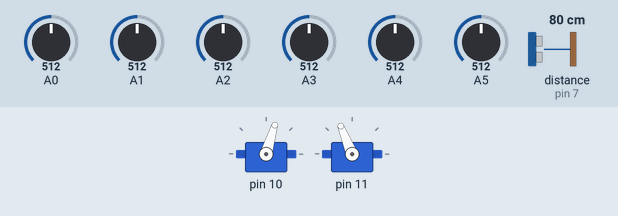
Bench run of a sketch on a simulated Arduino Uno, built with avr-gcc and run on an emulated ATmega328P. Parts: 2 × servo. Wiring (inferred from the names in the program): ultrasonic range finder: trigger pin 8; echo pin 7. Inputs (shaded band) come from the test bench; at power-on: distance to the obstacle (sensor on pin 7) 80 cm, A0 = 512, A1 = 512, A2 = 512, A3 = 512, A4 = 512, A5 = 512.

Above: at 2.2 s.
2.3 s: distance to the obstacle (sensor on pin 7) set to 19 cm
3.8 s: distance to the obstacle (sensor on pin 7) set to 15 cm
At 4.9 s:
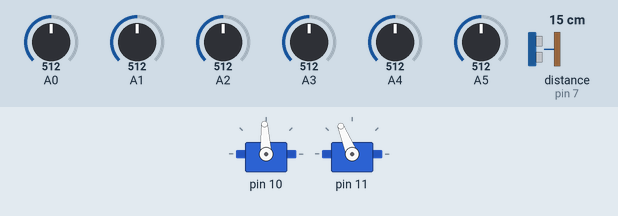
6.8 s: distance to the obstacle (sensor on pin 7) set to 18 cm
At 9.5 s:
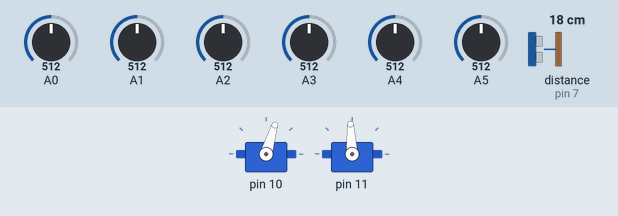
9.8 s: distance to the obstacle (sensor on pin 7) set to 9 cm
At 11.2 s:
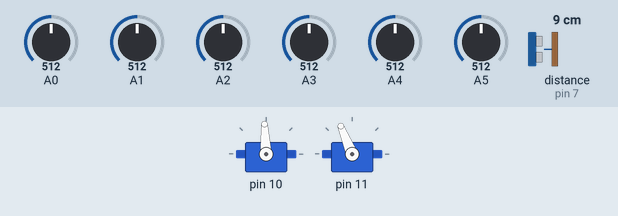
12.8 s: distance to the obstacle (sensor on pin 7) set to 35 cm
At 15.0 s:
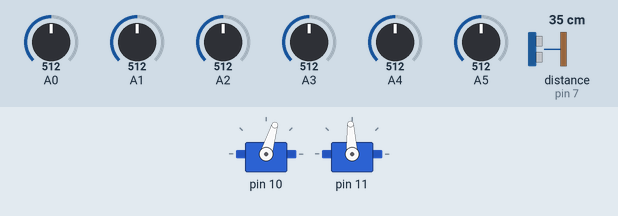
Timing chart, 0 to 16.8 s (numbered marks = the images above; inputs shaded):
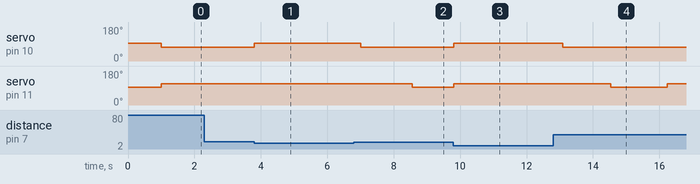

Measured:
- the behaviour switches between 17 and 16 cm on distance to the obstacle (sensor on pin 7) (found by bisection; images 0 and 1)
- after the input at 2.3 s, every drawn part: stays the same
- after the input at 3.8 s, servo on pin 10: 73° → 93° at once
- after the input at 6.8 s, servo on pin 10: 93° → 73° after 0.21 s; servo on pin 11: 112° → 93° after 1.8 s
- after the input at 9.8 s, servo on pin 10: 73° → 93° at once
- after the input at 12.8 s, servo on pin 10: 93° → 73° after 0.28 s; servo on pin 11: 112° → 93° after 1.7 s, → 112° 1.7 s later

The sketch:

DES_Project.ino
```cpp
//------------------------------------------------------------------------------
// DES PROJECT:	Contains the logic of the system, the initialization and the
// 				task periodically executed
//------------------------------------------------------------------------------

#include "car.h"
#include "infrared.h"
#include "sensorUltrasonic.h"
#include "timer.h"

//------------------------------------------------------------------------------
// GLOBAL CONSTANTS
//------------------------------------------------------------------------------

#define L					6	// Half width of the car
#define l					3	// Half width of the obstacle
#define d					6	// Distance between wheels and infrareds
#define SAFETY_ANGLE		20	// Angle useful to avoid the obstacle
#define DEFUALT_LED_PIN		13	// Predefined board's led pin

// Steps to follow in order to avoid an obstacle
enum avoiding_steps {TURN_TO_AVOID, GO_ON_TO_AVOID, TURN_TO_LINE, GO_ON_TO_LINE};

//------------------------------------------------------------------------------
// GLOBAL VARIABLES
//------------------------------------------------------------------------------

// Instance of the class that manages the motors
Car  myCar = Car();

// Instance of the class that manages the timer
Timer timer = Timer();

// Instance of the class that manages the infrared sensors
Infrared infrared = Infrared();

// Instance of the class that manages the ultrasonic sensor
SensorUltrasonic ultrasonic = SensorUltrasonic();

// Delays useful to avoid the obstacles
int T1, T2;

// Saves the direction of the travel
dir directionToAvoidObstacle, firstDirection;

// Bool useful to say if we have to consider the line when we are centered on it
boolean lookCenter;

// Boolean useful to say if an obstacle was detected or not
boolean obstacleDetected;

// Current system modality
system_mode mode;

// Current step to avoid the obstacle
avoiding_steps avoidingStep;

//------------------------------------------------------------------------------
// FUNCTIONS
//------------------------------------------------------------------------------

//------------------------------------------------------------------------------
// SET AVOIDING PARAM: 	Set all the parameters useful to manage the obstacle
//						avoidance
//------------------------------------------------------------------------------

void setAvoidingParam(){
	int D = ultrasonic.distanceFromObstacle() - 1;
	double beta = PI/2 - atan2(D,L+l) + SAFETY_ANGLE * DEG_TO_RAD;
	T1 = (int) (beta / myCar.getAngularVelocity() * 1000);
	double safety_distance = (d + D + 2*l - 2*L*sin(beta))/cos(beta);
	T2 = (int) (safety_distance / myCar.getVelocity() * 1000);
}

//------------------------------------------------------------------------------
// TO OBSTACLE AVOIDING: 	Perform all the operations useful to start avoiding
//							the obstacle (first operation is turning into the
//							center of the circuit)
//------------------------------------------------------------------------------

void toObstacleAvoiding(){
	digitalWrite(DEFUALT_LED_PIN, HIGH);
	mode = OBSTACLE_AVOIDING;
	directionToAvoidObstacle = firstDirection;
	firstDirection = NO_LINE;
	setAvoidingParam();

	// According to the direction of travel we go into the center of the circuit
	if (directionToAvoidObstacle == LEFT)
		myCar.turnLeft();
	else
		myCar.turnRight();

	// Starts to turn for a time equal to T1
	timer.start(T1);

	avoidingStep = TURN_TO_AVOID;
}

//------------------------------------------------------------------------------
// TURN AVOID: 	Checks if the car has turned enough and starts to go straight
//				searching the line
//------------------------------------------------------------------------------

void turnToAvoid(){
	//--------------------------------------------------------------------------
	// Checks if the time T1 was reached in order to go to the next step,
	// otherwise we have to check if there is the line
	//--------------------------------------------------------------------------
	if (timer.isTimeoutReached()){
		avoidingStep = GO_ON_TO_AVOID;

		myCar.goStraight();

		// Starts to go straight for a time equal to T2
		timer.start(T2);
	}
}

//------------------------------------------------------------------------------
// GO IN TO AVOID: 	Checks if the car has gone on enough and starts to come back
//					on the black line searching the line and keeeping attention
//					to other obstacles
//------------------------------------------------------------------------------

void goOnToAvoid(){
	//--------------------------------------------------------------------------
	// Checks if the time T2 was reached in order to go to the next step,
	// otherwise we have to check if there is the line or a new obstacle
	//--------------------------------------------------------------------------
	if (timer.isTimeoutReached()){
		avoidingStep = TURN_TO_LINE;

		if(directionToAvoidObstacle == LEFT)
			myCar.turnRight();
		else
			myCar.turnLeft();

		// Starts to go back to the line for a time equal to 2*T1
		timer.start(2 * T1);
	}
	else{
		if (obstacleDetected)
			toObstacleAvoiding();
		else
			searchLine();
	}
}

//------------------------------------------------------------------------------
// TURN AVOID: 	Checks if the car has turned enough and starts to go straight
//				searching the line and keeping attention to other obstacles
//------------------------------------------------------------------------------

void turnToLine(){
	//--------------------------------------------------------------------------
	// Checks if the time 2*T1 was reached in order to go to the next step,
	// otherwise we have to check if there is the line or a new obstacle
	//--------------------------------------------------------------------------
	if (timer.isTimeoutReached()){
		avoidingStep = GO_ON_TO_LINE;
		myCar.goStraight();
	}
	else{
		if (obstacleDetected)
			toObstacleAvoiding();
		else
			searchLine();
	}
}

//------------------------------------------------------------------------------
// AVOID OBSTACLE: Performs all the steps useful to avoid the obstacle
//------------------------------------------------------------------------------

void avoidObstalce(){
	switch(avoidingStep){
		case TURN_TO_AVOID:
			turnToAvoid();
			break;

		case GO_ON_TO_AVOID:
			goOnToAvoid();
			break;

		case TURN_TO_LINE:
			turnToLine();
			break;

		case GO_ON_TO_LINE:
			mode = LINE_SEARCHING;
			break;

		default:
			break;
	}
}

//------------------------------------------------------------------------------
// SEARCH LINE: Checks if the line was found or not and changes car's behaviour
//				in order to start to follow the line once found it
//------------------------------------------------------------------------------

void searchLine(){
	// Get data from infrared sensors
	dir newDirection = infrared.turningDirection(mode);

	// According to the read data we change car's behaviour
	switch(newDirection){
		case LEFT:
			if (firstDirection == NO_LINE)
				firstDirection = RIGHT;
			break;

		case RIGHT:
			if (firstDirection == NO_LINE)
				firstDirection = LEFT;
			break;

		case CENTER:
			mode = LINE_FOLLOWING;
			if (firstDirection == RIGHT)
				myCar.turnRight();
			else if (firstDirection == LEFT)
				myCar.turnLeft();
			digitalWrite(DEFUALT_LED_PIN, LOW);
			break;

		case FULL_LINE:
			switch(firstDirection){
				case LEFT:
					myCar.turnLeft();
					break;

				case RIGHT:
					myCar.turnRight();
					break;

				default:
					myCar.turnRight();
					firstDirection = RIGHT;
					break;
			}
			lookCenter = false;
			break;

		default:
			break;
	}
}

//------------------------------------------------------------------------------
// FOLLOW LINE: According to the position of the line, changes car's behaviour
//------------------------------------------------------------------------------

void followLine(){
	// Get data from infrared sensors
	dir newDirection = infrared.turningDirection(mode);

	switch(newDirection){
		case RIGHT:
			myCar.turnRight();
			if (lookCenter == false)
				lookCenter = true;
			break;

		case LEFT:
			myCar.turnLeft();
			if (lookCenter == false)
				lookCenter = true;
			break;

		case CENTER:
			if (lookCenter == true)
				myCar.goStraight();
			break;

		default:
			break;
  }
}

//------------------------------------------------------------------------------
// SETUP: Initialize all the needed variables and turns on the LED
//------------------------------------------------------------------------------

void setup() {
	mode = LINE_SEARCHING;
	obstacleDetected = false;
	lookCenter = true;
	directionToAvoidObstacle = firstDirection = NO_LINE;

	// Delay to be sure everything has been set properly
	delay(1000);

	digitalWrite(DEFUALT_LED_PIN, HIGH);
	myCar.setVelocity();
}

//------------------------------------------------------------------------------
// LOOP:	Checks the presence of an obstacle and according to the modality
//			changes the car's behaviour in order to both follow the black line
//			and avoid the obstacles
//------------------------------------------------------------------------------

void loop() {
	obstacleDetected = ultrasonic.obstacleDetected();

	switch(mode){
		case LINE_SEARCHING:
			if(obstacleDetected && myCar.getSpeedMode() != STOP)
				toObstacleAvoiding();
			else
				searchLine();
			break;

		case LINE_FOLLOWING:
			if(obstacleDetected)
				toObstacleAvoiding();
			else
				followLine();
			break;

		case OBSTACLE_AVOIDING:
			avoidObstalce();
			break;

		default:
			break;
	}
}
```

car.cpp
```cpp
//------------------------------------------------------------------------------
// CAR:  Contains car's behavior functions.
//------------------------------------------------------------------------------

#include <Arduino.h>
#include "car.h"

//------------------------------------------------------------------------------
// GLOBAL CONSTANTS
//------------------------------------------------------------------------------

#define ZERO_SPEED_MICRO		1500	// 0 speed according to pwm params

#define LOW_MICRO_SPEED			25		// Lowest speed according to pwm params
#define MEDIUM_MICRO_SPEED		50		// Default speed according to pwm params
#define HIGH_MICRO_SPEED		90		// High speed according to pwm params
#define MAX_MICRO_SPEED			200		// Highest speed according to pwm params

#define LOW_CMS_SPEED			5		// Lowest speed (cm/s)
#define MEDIUM_CMS_SPEED		10		// Defualt speed (cm/s)
#define HIGH_CMS_SPEED			15		// High speed (cm/s)
#define MAX_CMS_SPEED			17		// Highest speed (cm/s)

#define LOW_ANGULAR_SPEED		22 * DEG_TO_RAD	// Lowest angular speed (rad/s)
#define MEDIUM_ANGULAR_SPEED	44 * DEG_TO_RAD	// Default angular speed (rad/s)
#define HIGH_ANGULAR_SPEED		74 * DEG_TO_RAD	// High angular speed (rad/s)
#define MAX_ANGULAR_SPEED		85 * DEG_TO_RAD	// Highest angular speed (rad/s)

//------------------------------------------------------------------------------
// CAR: Constructor of the class
//------------------------------------------------------------------------------

Car::Car(int rightServoPin, int leftServoPin, velocity v) {
	rightServo.attach(rightServoPin);
	leftServo.attach(leftServoPin);
	setVelocity(v);
}

//------------------------------------------------------------------------------
// SET SPEED PARAM: According to the chosen velocity v, the function saves all
// 					the useful paramters like speed, angular speed and so on.
//------------------------------------------------------------------------------

void Car::setSpeedParam(velocity v){
	vel = v;

	switch (vel) {
		case STOP:
			angularSpeed = 0;
			speed = 0;
			microSeconds = 0;
			break;

		case LOW_SPEED:
			angularSpeed = LOW_ANGULAR_SPEED;
			speed = LOW_CMS_SPEED;
			microSeconds = LOW_MICRO_SPEED;
			break;

		case MEDIUM_SPEED:
			angularSpeed = MEDIUM_ANGULAR_SPEED;
			speed = MEDIUM_CMS_SPEED;
			microSeconds = MEDIUM_MICRO_SPEED;
			break;

		case HIGH_SPEED:
			angularSpeed = HIGH_ANGULAR_SPEED;
			speed = HIGH_CMS_SPEED;
			microSeconds = HIGH_MICRO_SPEED;
			break;

		case MAXIMUM_SPEED:
			angularSpeed = MAX_ANGULAR_SPEED;
			speed = MAX_CMS_SPEED;
			microSeconds = MAX_MICRO_SPEED;
			break;
		default:
			break;
		}
}

//------------------------------------------------------------------------------
// SET VELOCITY: Set car's speed in terms of cm/s
//------------------------------------------------------------------------------

void Car::setVelocity(velocity v) {
	setSpeedParam(v);

	leftServo.writeMicroseconds(ZERO_SPEED_MICRO + microSeconds);
	rightServo.writeMicroseconds(ZERO_SPEED_MICRO - microSeconds);
}

//------------------------------------------------------------------------------
// GET VELOCITY: Returns car's speed in terms of cm/s
//------------------------------------------------------------------------------

int Car::getVelocity() {
	return speed;
}

//----------------------------------------------------------------------
// GET SPEED MODE: Returns car's speed in terms of modality
//----------------------------------------------------------------------

int Car::getSpeedMode() {
	return vel;
}

//------------------------------------------------------------------------------
// GET ANGULAR VELOCITY: Returns car's angular speed in terms of rad/s
//------------------------------------------------------------------------------

double Car::getAngularVelocity() {
	return angularSpeed;
}

//------------------------------------------------------------------------------
// TURN LEFT: 	Stop the left servo in order to turn on the left while the right
// 				servo keeps the velocity v.
//------------------------------------------------------------------------------

void Car::turnLeft(velocity v) {
	if(v != vel)
		setSpeedParam(v);

	leftServo.writeMicroseconds(ZERO_SPEED_MICRO);
	rightServo.writeMicroseconds(ZERO_SPEED_MICRO - microSeconds);
}

//------------------------------------------------------------------------------
// TURN RIGHT: 	Stop the right servo in order to turn on the right while the
// 				left servo keeps the velocity v.
//------------------------------------------------------------------------------

void Car::turnRight(velocity v) {
	if(v != vel)
		setSpeedParam(v);

	leftServo.writeMicroseconds(ZERO_SPEED_MICRO + microSeconds);
	rightServo.writeMicroseconds(ZERO_SPEED_MICRO);
}

//------------------------------------------------------------------------------
// GO STRAIGHT: Set the servos' speed to the proper velocity in order to go
// 				straight on.
//------------------------------------------------------------------------------

void Car::goStraight(velocity v){
	setVelocity(v);
}
```

infrared.cpp
```cpp
//------------------------------------------------------------------------------
// INFRARED: Contains the library useful to manage the infrared sensors.
//------------------------------------------------------------------------------

#include <Arduino.h>
#include "infrared.h"

//------------------------------------------------------------------------------
// GLOBAL CONSTANTS
//------------------------------------------------------------------------------

#define DEFAULT_NUM_SENSORS		6		// Default number of infrared sensors
#define BLACK_THRESHOLD 		650		// Threshold useful to choose black
#define WHITE_THRESHOLD			350		// Threshold useful to choose white
#define N_CALIBRATIONS			100		// Number of calibrations to execute
#define DEFUALT_LED_PIN			13		// Predefined board's led pin

//------------------------------------------------------------------------------
// INFRARED: Constructors of the class
//------------------------------------------------------------------------------

Infrared::Infrared(unsigned int *p, int ns){
	numSensors = ns;
	sensorData = new unsigned int[numSensors];
	sensorColour = new colour[numSensors];
	pins = new unsigned int[numSensors];
	pins = p;
}

Infrared::Infrared(int ns){
	numSensors = ns;
	sensorData = new unsigned int[numSensors];
	sensorColour = new colour[numSensors];
	pins = new unsigned int[numSensors];
	for (int i = 0; i < numSensors ;i++)
		pins[i] = i;
}

Infrared::Infrared(){
	numSensors = DEFAULT_NUM_SENSORS;
	sensorData = new unsigned int[numSensors];
	sensorColour = new colour[numSensors];
	pins = new unsigned int[numSensors];
	for (int i = 0; i < numSensors ;i++)
		pins[i] = i;
}

//------------------------------------------------------------------------------
// READ ANALOG PINS: Reads data from the infrared sensors
//------------------------------------------------------------------------------

void Infrared::readAnalogPins(){
	for (int i = 0; i < numSensors ;i++)
		sensorData[i] = analogRead(pins[i]);
}

//------------------------------------------------------------------------------
// DATA TO COLOUR:	Convert the infrared data into the colour of the surface
// 					seen by the sensor itself.
//------------------------------------------------------------------------------

void Infrared::dataToColour(){
	for (int i = 0; i < numSensors; i++) {
		if (sensorData[i] < WHITE_THRESHOLD)
			sensorColour[i] = WHITE;
		else{
			if (sensorData[i] > BLACK_THRESHOLD)
				sensorColour[i] = BLACK;
			else
				sensorColour[i] = UNDEFINED;
		}
	}
}

//------------------------------------------------------------------------------
// TURNING DIRECTION: 	Returns the direction in which the car has to turn
// 						according to car's mode
//------------------------------------------------------------------------------

dir Infrared::turningDirection(int m){
	readAnalogPins();
	dataToColour();

	// According to the position of the line we choose the direction to turn
	if ((sensorColour[0] == BLACK || sensorColour[1] == BLACK) && (sensorColour[4] == BLACK || sensorColour[5] == BLACK))
		return FULL_LINE;

	if (sensorColour[4] == BLACK || sensorColour[5] == BLACK)
		return RIGHT;
	if (sensorColour[0] == BLACK || sensorColour[1] == BLACK)
		return LEFT;

	switch(m){
		case LINE_FOLLOWING:
			if(sensorColour[2] == BLACK && sensorColour[3] == BLACK)
				return CENTER;
		default:
			if(sensorColour[2] == BLACK || sensorColour[3] == BLACK)
				return CENTER;
	}

	return NO_LINE;
}
```

Source omitted: car.h (4467 bytes), infrared.h (2826 bytes), sensorUltrasonic.cpp (3649 bytes), sensorUltrasonic.h (3012 bytes), timer.cpp (1127 bytes), timer.h (1774 bytes)
